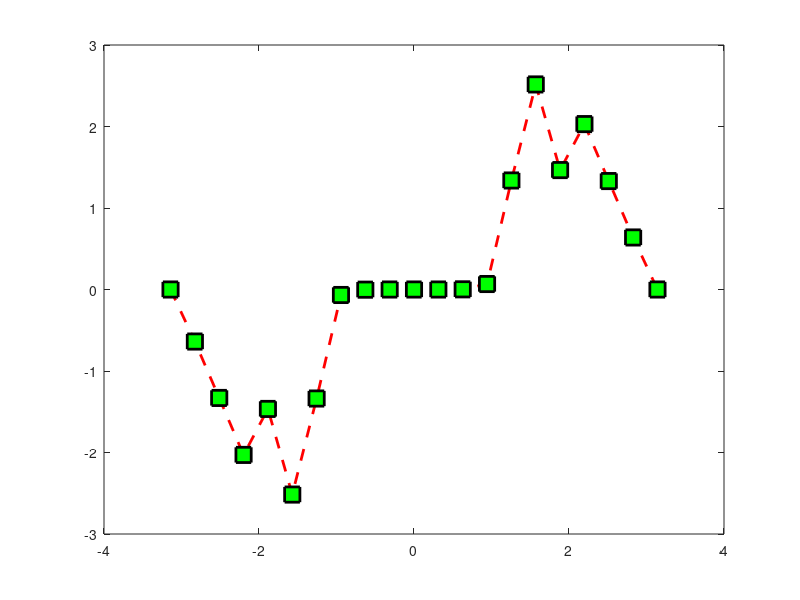

The MATLAB source for this figure: (Note: this script raises an error after producing the figure.)
%=============================================================================
% Copyright (c) 2016-present Allan CORNET (Nelson)
%=============================================================================
% This file is part of Nelson.
%=============================================================================
% LICENCE_BLOCK_BEGIN
% SPDX-License-Identifier: LGPL-3.0-or-later
% LICENCE_BLOCK_END
%=============================================================================
% <--ADV-CLI MODE-->
%=============================================================================

close all;
%=============================================================================
f = figure('Visible', 'on', 'Position', [100 100 1075 760], 'Color', [1 1 1]);
x = -pi:pi / 10:pi;
y = tan(sin(x)) - sin(tan(x));
plot(x, y, '--rs', 'LineWidth', 2, 'MarkerEdgeColor', 'k', 'MarkerFaceColor', 'g', 'MarkerSize', 11);
drawnow();
%=============================================================================
asserts.istrue(isgraphics(f, 'figure'));
asserts.isequal(f.Type, 'figure');
asserts.isequal(char(f.Visible), 'on');
asserts.isequal(f.Color, [1 1 1]);
axesHandles = findobj(f, 'Type', 'axes');
asserts.isequal(numel(axesHandles), 1);
for k = 1:numel(axesHandles)
  asserts.isequal(axesHandles(k).Type, 'axes');
  asserts.isequal(axesHandles(k).Parent, f);
end
lineObjects = findobj(f, 'Type', 'line');
asserts.isequal(numel(lineObjects), 1);
asserts.istrue(all(isgraphics(lineObjects, 'line')));
for k = 1:numel(lineObjects)
  asserts.isequal(lineObjects(k).Type, 'line');
end
h = findobj(f, 'Type', 'line'); asserts.isequal(h.Marker, 'square');
close(f);
close all;
%=============================================================================
